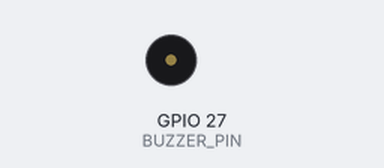
Simulated run of this sketch. Board: ESP32. On the bench: buzzer (waves = sounding). What the sketch prints to the serial monitor is not drawn.

Above: at 3.7 s.
At 7.2 s:
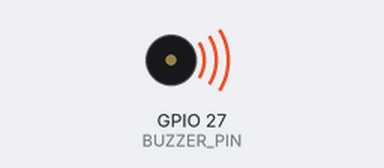
Timing chart, 0 to 14.7 s (numbered marks = the images above):
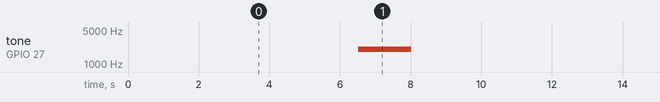

Measured:
- by itself, tone on GPIO 27 (BUZZER_PIN): alternates 2000 Hz for 1.5 s and silent for 9.0 s

The sketch:

dosesure_buzzer_test.ino
```cpp
// =========================================================================
// DOSESURE BUZZER DIAGNOSTIC & HARDWARE TEST
// =========================================================================
// Tests GPIO 27 with both Active Buzzer mode (HIGH) and Passive Buzzer mode (tone)
// to immediately identify the hardware cause.
// =========================================================================

#include <Arduino.h>

const int BUZZER_PIN = 27;

void setup() {
  Serial.begin(115200);
  delay(1000);

  Serial.println("\n==========================================");
  Serial.println("     DOSESURE — BUZZER HARDWARE TEST      ");
  Serial.println("==========================================");
  Serial.println("Testing Buzzer on GPIO 27...");

  pinMode(BUZZER_PIN, OUTPUT);
  digitalWrite(BUZZER_PIN, LOW);
}

void loop() {
  // Test 1: Direct DC HIGH (for Active Buzzers)
  Serial.println("\n[TEST 1] Sending continuous HIGH (3.3V) to GPIO 27 for 2 seconds...");
  digitalWrite(BUZZER_PIN, HIGH);
  delay(2000);
  digitalWrite(BUZZER_PIN, LOW);
  delay(1000);

  // Test 2: Rapid Beep (Pulse HIGH/LOW)
  Serial.println("[TEST 2] Pulsing GPIO 27 (Beep-Beep-Beep)...");
  for (int i = 0; i < 5; i++) {
    digitalWrite(BUZZER_PIN, HIGH);
    delay(150);
    digitalWrite(BUZZER_PIN, LOW);
    delay(150);
  }
  delay(1000);

  // Test 3: Audio Tone 2kHz (for Passive Buzzers)
  Serial.println("[TEST 3] Generating 2000Hz Tone (for Passive Piezo Buzzers)...");
  tone(BUZZER_PIN, 2000, 1500); // 2000 Hz for 1.5 seconds
  delay(2000);
  noTone(BUZZER_PIN);

  Serial.println("\n--- Pause 3 seconds before repeating ---");
  delay(3000);
}
```
